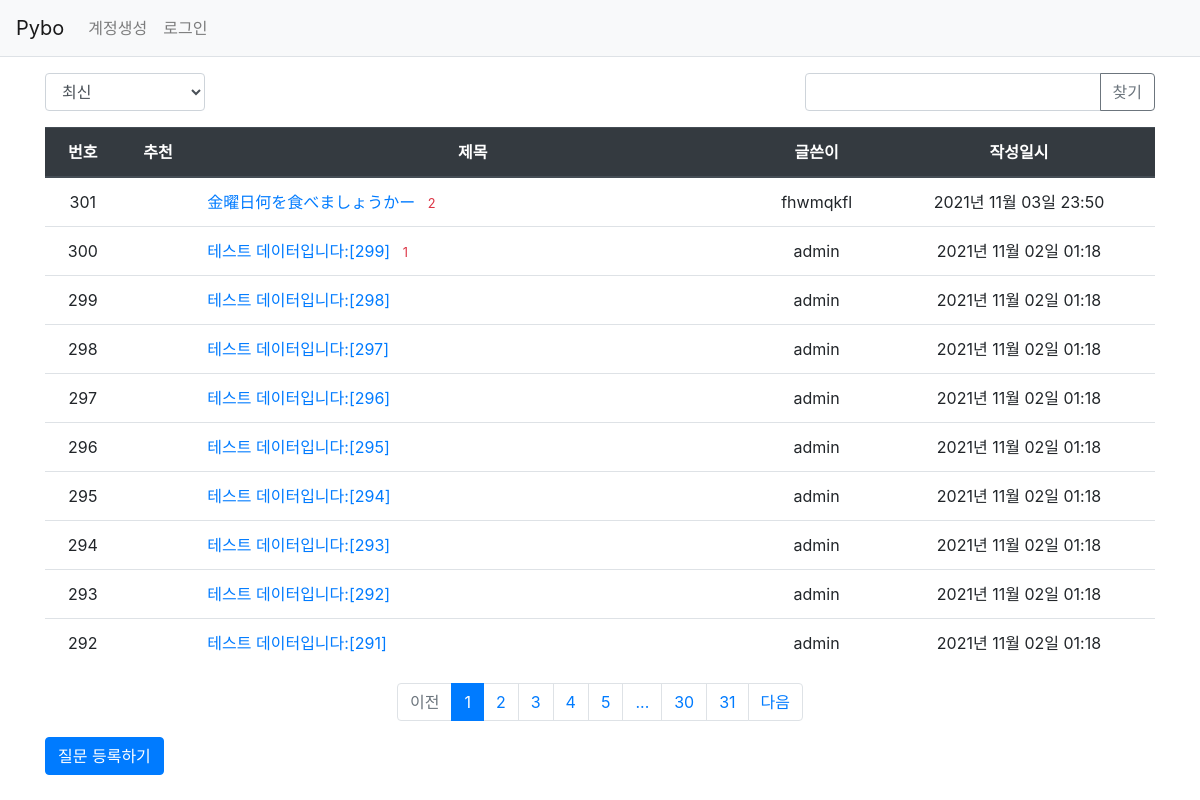
Page /question/list/ on the earlier database version.
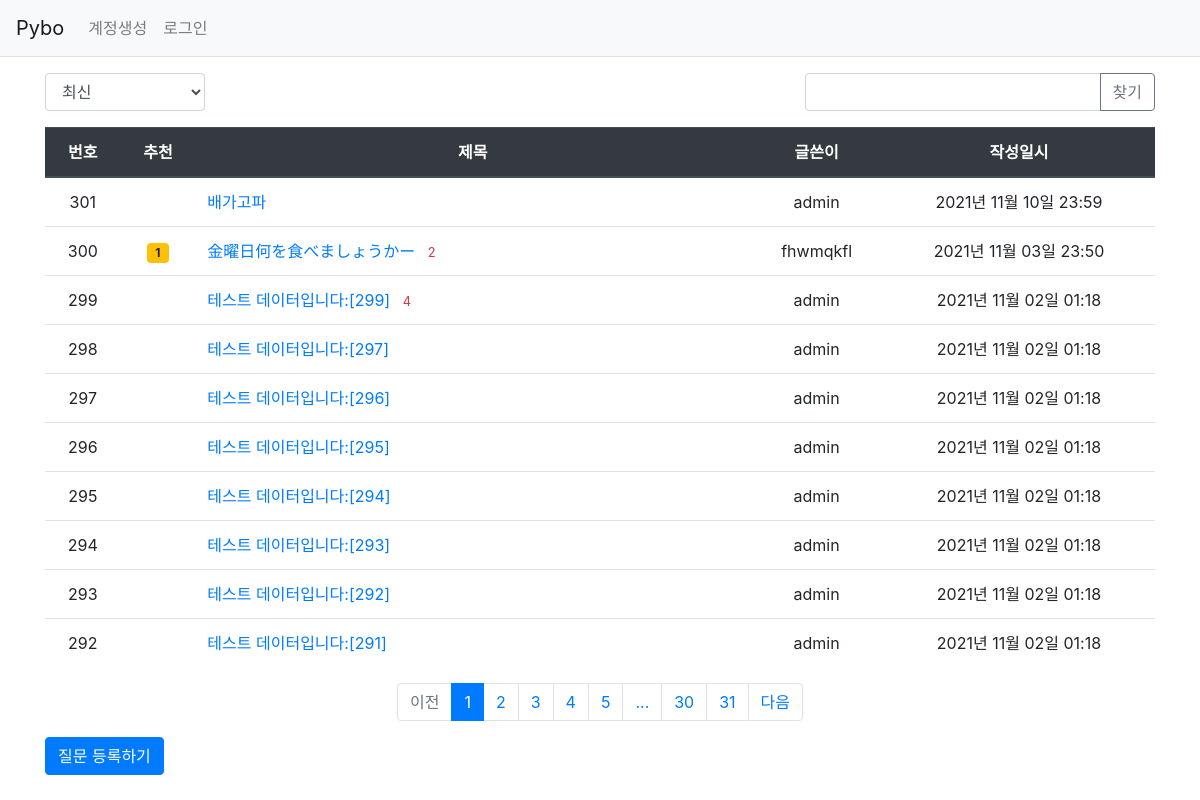
Same page on the later database version.
### pybo/models.py (models this page shows)
class Question(db.Model):
    id = db.Column(db.Integer, primary_key=True)
    subject = db.Column(db.String(200), nullable=False)
    content = db.Column(db.Text(), nullable=False)
    create_date = db.Column(db.DateTime(), nullable=False)
    user_id = db.Column(db.Integer, db.ForeignKey('user.id', ondelete='CASCADE'), nullable=False)
    user = db.relationship('User', backref=db.backref('question_set'))
    modify_date = db.Column(db.DateTime(), nullable=True)
    voter = db.relationship('User', secondary=question_voter, backref=db.backref('question_voter_set'))

class User(db.Model):
    id = db.Column(db.Integer, primary_key=True)
    username = db.Column(db.String(150), unique=True, nullable=False)
    password = db.Column(db.String(200), nullable=False)
    email = db.Column(db.String(120), unique=True, nullable=False)

### pybo/views/question_views.py (the view, shortened to what this page needs)
@bp.route('/list/')
def _list():
    page = request.args.get('page', type=int, default=1)
    kw = request.args.get('kw', type=str, default='')
    so = request.args.get('so', type=str, default='recent')
    if so == 'recommend':
        sub_query = db.session.query(question_voter.c.question_id, func.count('*').label('num_voter')) \
            .group_by(question_voter.c.question_id).subquery()
        question_list = Question.query \
            .outerjoin(sub_query, Question.id == sub_query.c.question_id) \
            .order_by(sub_query.c.num_voter.desc(), Question.create_date.desc())
    elif so == 'popular':
        sub_query = db.session.query(Answer.question_id, func.count('*').label('num_answer')) \
            .group_by(Answer.question_id).subquery()
        question_list = Question.query \
            .outerjoin(sub_query, Question.id == sub_query.c.question_id) \
            .order_by(sub_query.c.num_answer.desc(), Question.create_date.desc())
    else:  # recent
        question_list = Question.query.order_by(Question.create_date.desc())
    question_list = question_list.paginate(page, per_page=10)
    return render_template('question/question_list.html', question_list=question_list, page=page, kw=kw, so=so)

### pybo/filter.py (called while the page is built)
def format_datetime(value, fmt='%Y년 %m월 %d일 %H:%M'):
    return value.strftime(fmt)

### pybo/views/auth_views.py (called while the page is built)
@bp.before_app_request
def load_logged_in_user():
    user_id = session.get('user_id')
    if user_id is None:
        g.user = None
    else:
        g.user = User.query.get(user_id)

### pybo/templates/question/question_list.html (shortened to what this page needs)
{% extends 'base.html' %}
{% block content %}
<div class="container my-3">
    <div class="row justify-content-between my-3">
        <div class="col-2">
            <select class="form-control so">
                <option value="recent" {% if so=='recent' %}selected{% endif %}>최신</option>
            </select>
        </div>
        <div class="col-4 input-group">
            <input type="text" class="form-control kw" value="{{ kw or '' }}">
            <div class="input-group-append">
                <button class="btn btn-outline-secondary" type="button" id="btn_search">찾기</button>
            </div>
        </div>
    </div>
    <table class="table">
        <thead>
        <tr class="text-center thead-dark">
            <th>번호</th>
            <th>추천</th>
            <th style="width:50%">제목</th>
            <th>글쓴이</th>
            <th>작성일시</th>
        </tr>
        </thead>
        <tbody>
        {% if question_list %}
        {% for question in question_list.items %}
        <tr class="text-center">
            <td>{{ question_list.total - ((question_list.page-1) * question_list.per_page) - loop.index0 }}</td>
            <td>
                {% if question.voter|length > 0 %}
                <span class="badge badge-warning px-2 py-1">{{ question.voter|length }}</span>
                {% endif %}
            </td>
            <td class="text-left">
                <a href="{{ url_for('question.detail', question_id=question.id) }}">{{ question.subject }}</a>
                {% if question.answer_set|length > 0 %}
                <span class="text-danger small ml-2">{{ question.answer_set|length }}</span>
                {% endif %}
            </td>
            <td>{{ question.user.username }}</td>
            <td>{{ question.create_date|datetime }}</td>
        </tr>
        {% endfor %}
        {% else %}
        <tr>
            <td colspan="3">질문이 없습니다.</td>
        </tr>
        {% endif %}
        </tbody>
    </table>
    <ul class="pagination justify-content-center">
        {% if question_list.has_prev %}
        <li class="page-item">
            <a class="page-link" data-page="{{ question_list.prev_num }}" href="#">이전</a>
        </li>
        {% else %}
        <li class="page-item disabled">
            <a class="page-link" tabindex="-1" aria-disabled="true" href="#">이전</a>
        </li>
        {% endif %}
        {% for page_num in question_list.iter_pages() %}
            {% if page_num %}
                {% if page_num != question_list.page %}
                <li class="page-item">
                    <a class="page-link" data-page="{{ page_num }}" href="#">{{ page_num }}</a>
                </li>
                {% else %}
                <li class="page-item active" aria-current="page">
                    <a class="page-link" href="#">{{ page_num }}</a>
                </li>
                {% endif %}
           {% else %}
                <li class="disabled">
                    <a class="page-link" href="#">...</a>
                </li>
           {% endif %}
        {% endfor %}
        {% if question_list.has_next %}
        <li class="page-item">
            <a class="page-link" data-page="{{ question_list.next_num }}" href="#">다음</a>
        </li>
        {% else %}
        <li class="page-item disabled">
            <a class="page-link" tabindex="-1" aria-disabled="true" href="#">다음</a>
        </li>
        {% endif %}
    </ul>
    <a href="{{ url_for('question.create') }}" class="btn btn-primary">질문 등록하기</a>
</div>
{% endblock %}

### pybo/templates/base.html (shortened to what this page needs)
<!doctype html>
<html lang="ko">
<head>
    <link rel="stylesheet" href="{{ url_for('static', filename='bootstrap.min.css') }}">
    <link rel="stylesheet" href="{{ url_for('static', filename='style.css') }}">
</head>
<body>
{% include "navbar.html" %}
{% block content %}
{% endblock %}
</body>
</html>

### pybo/templates/navbar.html (shortened to what this page needs)
<nav class="navbar navbar-expand-lg navbar-light bg-light border-bottom">
    <a class="navbar-brand" href="{{ url_for('main.index') }}">Pybo</a>
    <div class="collapse navbar-collapse flex-grow-0" id="navbarNav">
        {% if g.user %}
        <ul class="navbar-nav">
            <li class="nav-item ">
                <a class="nav-link" href="{{ url_for('auth.logout') }}">{{ g.user.username }} (로그아웃)</a>
            </li>
        </ul>
        {% else %}
        <ul class="navbar-nav">
            <li class="nav-item ">
                <a class="nav-link" href="{{ url_for('auth.signup') }}">계정생성</a>
            </li>
            <li class="nav-item ">
                <a class="nav-link" href="{{ url_for('auth.login') }}">로그인</a>
            </li>
        </ul>
        {% endif %}
    </div>
</nav>

Differences in the rows shown:
removed Question: id "299", subject "테스트 데이터입니다:[298]", user.username "admin", create_date "2021년 11월 02일 01:18"
added Question: total "301", subject "배가고파", user.username "admin", create_date "2021년 11월 10일 23:59"
shown differently, row unchanged: Question "金曜日何を食べましょうかー": id "301" → "300"; voter|length (not shown) → "1"
computed for Question "테스트 데이터입니다:[299]": id "300" → "299"; answer_set|length "1" → "4"
